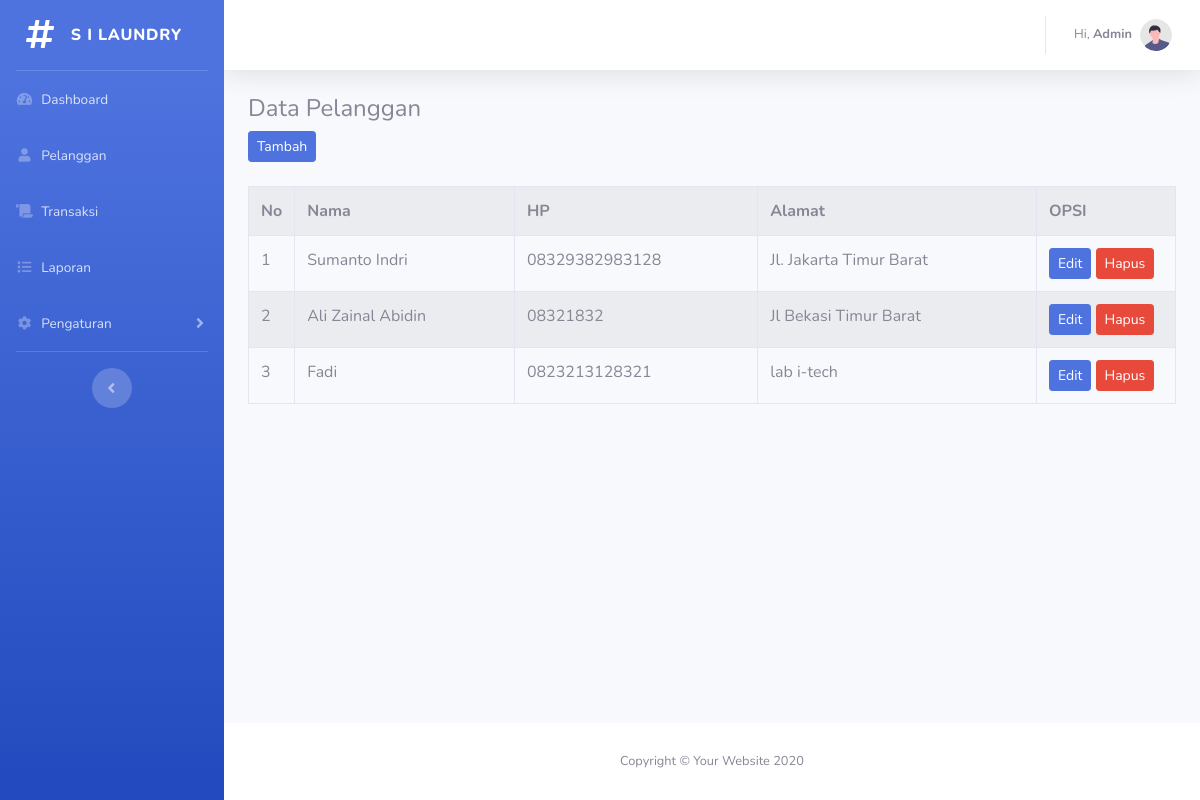
The page /admin/pelanggan.php (signed in) on the database its author committed.
### tables this page shows
CREATE TABLE `pelanggan` (
  `pelanggan_id` int(11) NOT NULL,
  `pelanggan_nama` varchar(255) NOT NULL,
  `pelanggan_hp` varchar(255) NOT NULL,
  `pelanggan_alamat` text NOT NULL
);

### admin/pelanggan.php (the view)
<?php
    include 'header.php';
    include 'sidebar_and_navbar.php';
?>
<div class="container">
    <div class="panel">
        <div class="panel-heading">
            <h4>Data Pelanggan</h4>
        </div>
        <div class="panel-body">
            <a href="pelanggan_tambah.php" class="btn btn-sm btn-primary pull-right">Tambah</a>
            <br />
            <br />
            <table class="table table-bordered table-striped">
                <tr>
                    <th width="1%">No</th>
                    <th>Nama</th>
                    <th>HP</th>
                    <th>Alamat</th>
                    <th width="15%">OPSI</th>
                </tr>
                <?php
                    include '../koneksi.php';
                    $data = mysqli_query($koneksi,"select * from pelanggan");
                    $no = 1;
                    while($d=mysqli_fetch_array($data)){
                    ?>
                <tr>
                    <td> <?= $no++; ?> </td>
                    <td> <?= $d['pelanggan_nama']; ?></td>
                    <td> <?= $d['pelanggan_hp']; ?> </td>
                    <td> <?= $d['pelanggan_alamat']; ?> </td>
                    <td>
                        <a href="pelanggan_edit.php?id=<?= $d['pelanggan_id']; ?>" class="btn btn-sm btn-primary">Edit
                        </a>
                        <a href="pelanggan_hapus.php?id=<?= $d['pelanggan_id']; ?>" class="btn btn-sm btn-danger">Hapus
                        </a>
                    </td>
                </tr>
                <?php
                    }
                ?>
            </table>
        </div>
    </div>
</div>
<?php include 'footer.php'; ?>

### rows shown on the page
pelanggan: pelanggan_nama "Sumanto Indri", pelanggan_hp "08329382983128", pelanggan_alamat "Jl. Jakarta Timur Barat"
pelanggan: pelanggan_nama "Ali Zainal Abidin", pelanggan_hp "08321832", pelanggan_alamat "Jl Bekasi Timur Barat"
pelanggan: pelanggan_nama "Fadi", pelanggan_hp "0823213128321", pelanggan_alamat "lab i-tech"
